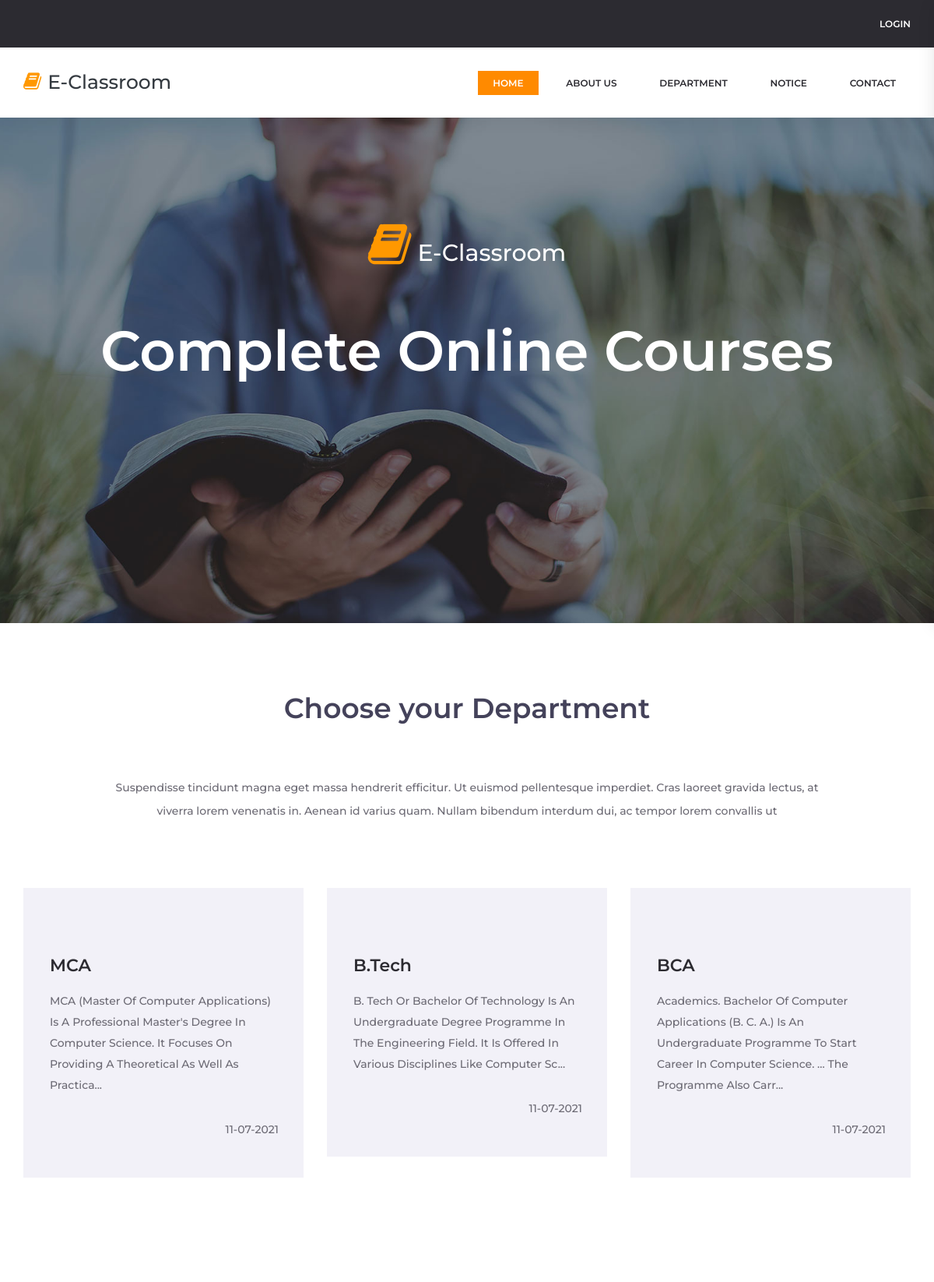
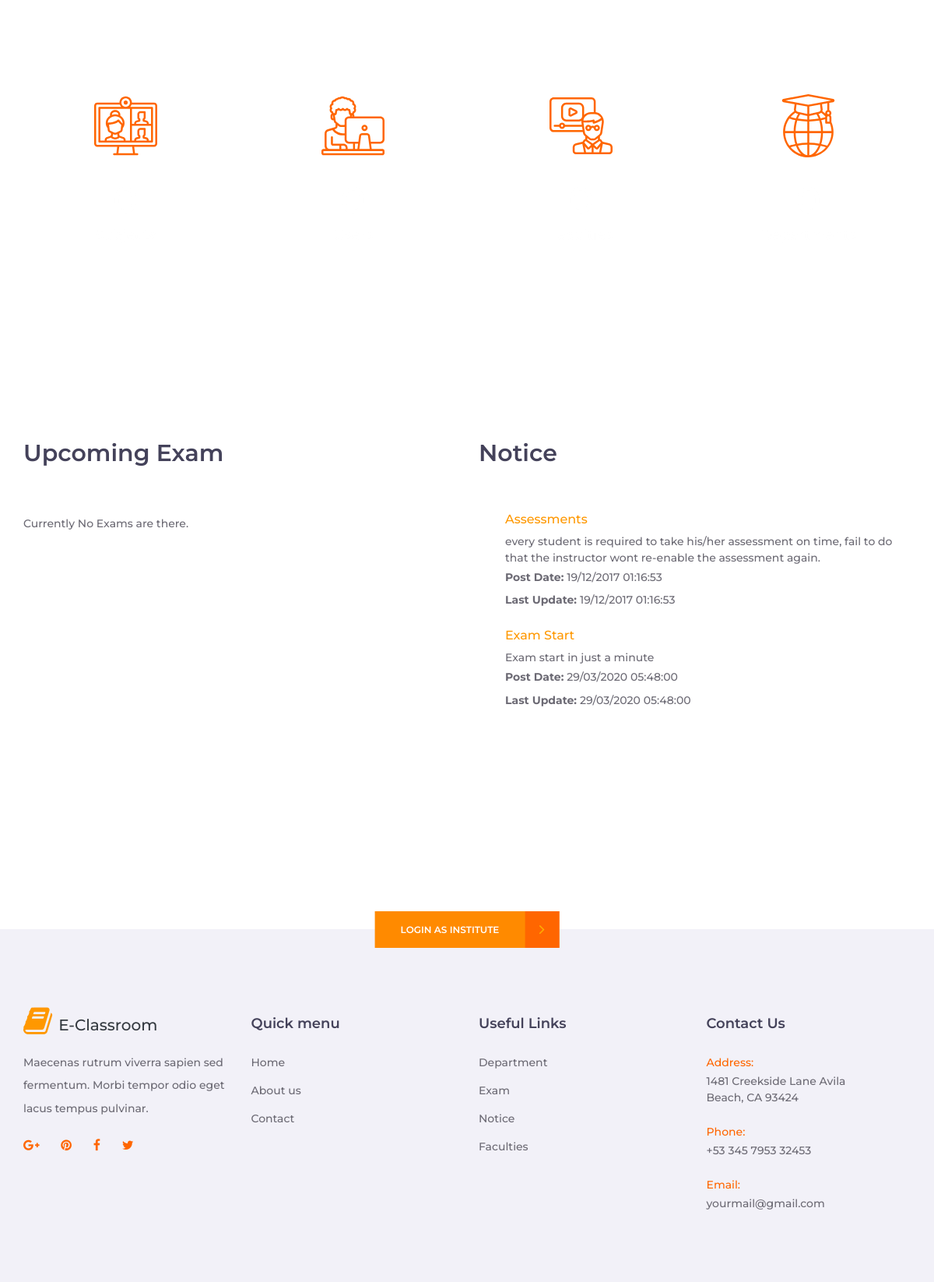
The page / on the database its author committed (2 pictures, top to bottom).
### tables this page shows
CREATE TABLE `tbl_departments` (
  `department_id` varchar(255) NOT NULL,
  `name` varchar(255) NOT NULL,
  `description` text NOT NULL,
  `date_registered` varchar(255) NOT NULL,
  `status` varchar(255) NOT NULL DEFAULT 'Active'
);

CREATE TABLE `tbl_notice` (
  `id` int(255) NOT NULL,
  `notice_id` varchar(255) NOT NULL,
  `post_date` varchar(255) NOT NULL,
  `last_update` varchar(255) NOT NULL,
  `description` longtext NOT NULL,
  `title` varchar(255) NOT NULL
);

### index.php (the view, shortened to what this page needs)
<?php
include('database/config.php');
include('include/head.php');
?>
	<div class="home">
		<div class="home_slider_container">
			<div class="owl-carousel owl-theme home_slider">
				<div class="owl-item">
					<div class="home_slider_background" style="background-image:url(elearnasset/images/index.jpg)"></div>
					<div class="home_container">
						<div class="container">
							<div class="row">
								<div class="col">
									<div class="home_content text-center">
										<div class="home_logo text-white" style="font-size: 30px"><i class="fa fa-book fa-2x mr-2 mb-2" style="color: #ff9800"></i>E-Classroom</div>
										<div class="home_text">
											<div class="home_title">Complete Online Courses</div>
										</div>
									</div>
								</div>
							</div>
						</div>
					</div>
				</div>
			</div>
		</div>
	</div>
	<div class="courses">
		<div class="container">
			<div class="row">
				<div class="col-lg-10 offset-lg-1">
					<div class="section_title text-center"><h2>Choose your Department</h2></div>
					<div class="section_subtitle">Suspendisse tincidunt magna eget massa hendrerit efficitur. Ut euismod pellentesque imperdiet. Cras laoreet gravida lectus, at viverra lorem venenatis in. Aenean id varius quam. Nullam bibendum interdum dui, ac tempor lorem convallis ut</div>
				</div>
			</div>
			<div class="row">
				<div class="col">
					<div class="courses_slider_container">
						<div class="owl-carousel owl-theme courses_slider">
							<?php
							$sql = "SELECT * FROM tbl_departments WHERE status = 'Active' LIMIT 3";
							$res = mysqli_query($conn, $sql);
							if(mysqli_num_rows($res)>0){
								while($row = mysqli_fetch_array($res)){
									$desc = $row['description'];
							?>
							<div class="owl-item">
								<div class="course">
									<div class="course_body">
										<div class="course_title"><h3><a href="branch.php?dept=<?php echo $row['name'] ?>"><?php echo $row['name'] ?></a></h3></div>
										<div class="course_text"><?php echo substr_replace($desc, "...", 150); ?></div>
										<div class="course_footer d-flex align-items-center justify-content-start">
											<div class="course_sales ml-auto"><?php echo $row['date_registered'] ?></div>
										</div>
									</div>
								</div>
							</div>
							<?php
						}
					}
					else{
						echo '<div class="alert alert-danger"><p>No Department Found.</p></div>';
					}
							?>
						</div>
					</div>
				</div>
			</div>
		</div>
	</div>
	<?php
	$i = 0;
	$sql = "SELECT * FROM tbl_departments";
	$res = mysqli_query($conn, $sql);
	while(mysqli_fetch_array($res)){
		$i++;
	}
	?>
	<?php
	$j = 0;
	$sql = "SELECT * FROM tbl_users";
	$res = mysqli_query($conn, $sql);
	while(mysqli_fetch_array($res)){
		$j++;
	}
	?>
	<?php
	$k = 0;
	$sql = "SELECT * FROM tbl_subjects";
	$res = mysqli_query($conn, $sql);
	while(mysqli_fetch_array($res)){
		$k++;
	}
	?>
	<?php
	$l = 0;
	$sql = "SELECT * FROM tbl_users WHERE role = 'faculty'";
	$res = mysqli_query($conn, $sql);
	while(mysqli_fetch_array($res)){
		$l++;
	}
	?>
	<div class="milestones">
		<div class="parallax_background parallax-window" data-parallax="scroll" data-image-src="elearnasset/images/milestones.jpg" data-speed="0.8"></div>
		<div class="container">
			<div class="row milestones_container">
				<div class="col-lg-3 milestone_col">
					<div class="milestone text-center">
						<div class="milestone_icon"><img src="elearnasset/images/milestone_1.svg" alt=""></div>
						<div class="milestone_counter" data-end-value="<?php echo $k ?>">0</div>
						<div class="milestone_text">Subjects</div>
					</div>
				</div>
				<div class="col-lg-3 milestone_col">
					<div class="milestone text-center">
						<div class="milestone_icon"><img src="elearnasset/images/milestone_2.svg" alt=""></div>
						<div class="milestone_counter" data-end-value="<?php echo $j ?>">0</div>
						<div class="milestone_text">Users</div>
					</div>
				</div>
				<div class="col-lg-3 milestone_col">
					<div class="milestone text-center">
						<div class="milestone_icon"><img src="elearnasset/images/milestone_3.svg" alt=""></div>
						<div class="milestone_counter" data-end-value="<?php echo $l ?>">0</div>
						<div class="milestone_text">Faculties</div>
					</div>
				</div>
				<div class="col-lg-3 milestone_col">
					<div class="milestone text-center">
						<div class="milestone_icon"><img src="elearnasset/images/milestone_4.svg" alt=""></div>
						<div class="milestone_counter" data-end-value="<?php echo $i ?>">0</div>
						<div class="milestone_text">Departments</div>
					</div>
				</div>
			</div>
		</div>
	</div>
	<div class="grouped_sections">
		<div class="container">
			<div class="row">
				<div class="col-lg-6 grouped_col" id="exam">
					<div class="grouped_title">Upcoming Exam</div>
					<div class="accordions">
						<?php
						$exam = "SELECT * FROM tbl_examinations WHERE status='Inactive' LIMIT 10";
						$run_exm = mysqli_query($conn, $exam);
						if(mysqli_num_rows($run_exm)>0){
							while($row=mysqli_fetch_array($run_exm)){
						?>
						<div class="accordion_container">
							<div class="accordion d-flex flex-row align-items-center active"><div><?php echo $row['exam_name'] ?></div></div>
							<div class="accordion_panel">
								<div>
									<p><b>Category :</b> <?php echo $row['category'] ?><br><b>Subject :</b> <?php echo $row['subject'] ?><br>
										<b>Date:</b> <?php echo $row['date'] ?><br>
										<b>Passing Marks:</b> <?php echo $row['passmark'] ?></p>
								</div>
							</div>
						</div>
					<?php }}
					else{
						echo '<div>Currently No Exams are there.</div>';
					}
					?>
					</div>
				</div>
				<div class="col-lg-6 grouped_col" id="notice">
					<div class="grouped_title">Notice</div>
					<div class="events">
						<?php
						$notice = "SELECT * FROM tbl_notice LIMIT 10";
						$run_notice = mysqli_query($conn, $notice);
						if(mysqli_num_rows($run_notice)>0){
							while($row=mysqli_fetch_array($run_notice)){
						?>
						<div class="event d-flex flex-row align-items-start justify-content-start">
							<div class="event_body">
								<div class="event_title"><h6 style="color: #ff9800"><?php echo $row['title'] ?></h6></div>
								<div class="event_subtitle"><?php echo $row['description'] ?>
									<p><b>Post Date: </b><?php echo $row['post_date'] ?><br>
										<b>Last Update: </b><?php echo $row['last_update'] ?></p>
								</div>
							</div>
						</div>
						<?php
						}
						}
						else{
							echo '<div>No Notice Found</div>';
						}
						?>
					</div>
				</div>
					</div>
				</div>
			</div>
		</div>
	<div class="join">
		<div class="button join_button"><a href="institute/index.php">Login as Institute<div class="button_arrow"><i class="fa fa-angle-right" aria-hidden="true"></i></div></a></div>
	</div>
	<?php
	include('include/footer.php');
	?>

### include/head.php (shortened to what this page needs)
<!DOCTYPE html>
<html lang="en">
<head>
<link rel="stylesheet" type="text/css" href="elearnasset/styles/bootstrap4/bootstrap.min.css">
<link href="elearnasset/plugins/font-awesome-4.7.0/css/font-awesome.min.css" rel="stylesheet" type="text/css">
<link rel="stylesheet" type="text/css" href="https://stackpath.bootstrapcdn.com/font-awesome/4.7.0/css/font-awesome.min.css">
<link rel="stylesheet" type="text/css" href="elearnasset/plugins/OwlCarousel2-2.2.1/owl.carousel.css">
<link rel="stylesheet" type="text/css" href="elearnasset/plugins/OwlCarousel2-2.2.1/owl.theme.default.css">
<link rel="stylesheet" type="text/css" href="elearnasset/plugins/OwlCarousel2-2.2.1/animate.css">
<link href="elearnasset/plugins/video-js/video-js.css" rel="stylesheet" type="text/css">
<link rel="stylesheet" type="text/css" href="elearnasset/styles/main_styles.css">
<link rel="stylesheet" type="text/css" href="elearnasset/styles/responsive.css">
</head>
<body>
<div class="super_container">
	<header class="header">
		<div class="top_bar">
			<div class="top_bar_container">
				<div class="container">
					<div class="row">
						<div class="col">
							<div class="top_bar_content d-flex flex-row align-items-center justify-content-start">
								<div class="top_bar_login ml-auto">
									<ul>
										<li><a href="stu/index.php">Login</a></li>
									</ul>
								</div>
							</div>
						</div>
					</div>
				</div>
			</div>
		</div>
		<div class="header_container">
			<div class="container">
				<div class="row">
					<div class="col">
						<div class="header_content d-flex flex-row align-items-center justify-content-start">
							<div class="logo_container">
								<a href="index.php" class="text-dark" style="font-size: 25px">
									<div class="logo_content d-flex flex-row align-items-end justify-content-start">
										<i class="fa fa-book mr-2 mb-2" style="color: #ff9800"></i>E-Classroom
									</div>
								</a>
							</div>
							<nav class="main_nav_contaner ml-auto">
								<ul class="main_nav">
									<li class="active"><a href="index.php">home</a></li>
									<li><a href="aboutus.php">about us</a></li>
									<li><a href="department.php">department</a></li>
									<li><a href="#notice">notice</a></li>
									<li><a href="contactus.php">contact</a></li>
								</ul>
							</nav>
						</div>
					</div>
				</div>
			</div>
		</div>
	</header>

### include/footer.php (shortened to what this page needs)
	<footer class="footer">
		<div class="container">
			<div class="row">
				<div class="col-lg-3 footer_col">
					<div class="footer_about">
						<div class="logo_container">
							<a href="#" style="text-decoration: none; font-size: 20px;" class="text-dark">
								<div class="logo_content d-flex flex-row align-items-end justify-content-start">
									<i class="fa fa-book fa-2x mr-2" style="color: #ff9800"></i>E-Classroom
								</div>
							</a>
						</div>
						<div class="footer_about_text">
							<p>Maecenas rutrum viverra sapien sed fermentum. Morbi tempor odio eget lacus tempus pulvinar.</p>
						</div>
						<div class="footer_social">
							<ul>
								<li><a href="#"><i class="fa fa-google-plus" aria-hidden="true"></i></a></li>
								<li><a href="#"><i class="fa fa-pinterest" aria-hidden="true"></i></a></li>
								<li><a href="#"><i class="fa fa-facebook" aria-hidden="true"></i></a></li>
								<li><a href="#"><i class="fa fa-twitter" aria-hidden="true"></i></a></li>
							</ul>
						</div>
					</div>
				</div>
				<div class="col-lg-3 footer_col">
					<div class="footer_links">
						<div class="footer_title">Quick menu</div>
						<ul class="footer_list">
							<li><a href="index.php">Home</a></li>
							<li><a href="aboutus.php">About us</a></li>
							<li><a href="contactus.php">Contact</a></li>
						</ul>
					</div>
				</div>
				<div class="col-lg-3 footer_col">
					<div class="footer_links">
						<div class="footer_title">Useful Links</div>
						<ul class="footer_list">
							<li><a href="department.php">Department</a></li>
							<li><a href="#exam">Exam</a></li>
							<li><a href="#notice">Notice</a></li>
							<li><a href="faculties.php">Faculties</a></li>
						</ul>
					</div>
				</div>
				<div class="col-lg-3 footer_col">
					<div class="footer_contact">
						<div class="footer_title">Contact Us</div>
						<div class="footer_contact_info">
							<div class="footer_contact_item">
								<div class="footer_contact_title">Address:</div>
								<div class="footer_contact_line">1481 Creekside Lane Avila Beach, CA 93424</div>
							</div>
							<div class="footer_contact_item">
								<div class="footer_contact_title">Phone:</div>
								<div class="footer_contact_line">+53 345 7953 32453</div>
							</div>
							<div class="footer_contact_item">
								<div class="footer_contact_title">Email:</div>
								<div class="footer_contact_line">yourmail@gmail.com</div>
							</div>
						</div>
					</div>
				</div>
			</div>
		</div>
	</footer>
</body>
</html>

### rows shown on the page
tbl_departments: name "MCA", description "MCA (Master Of Computer Applications) Is A Professional Master's Degree In Computer Science. It Focuses On Providing A Theoretical As Well As Practica...", date_registered "11-07-2021"
tbl_departments: name "B.Tech", description "B. Tech Or Bachelor Of Technology Is An Undergraduate Degree Programme In The Engineering Field. It Is Offered In Various Disciplines Like Computer Sc...", date_registered "11-07-2021"
tbl_departments: name "BCA", description "Academics. Bachelor Of Computer Applications (B. C. A.) Is An Undergraduate Programme To Start Career In Computer Science. ... The Programme Also Carr...", date_registered "11-07-2021"
tbl_notice: title "Assessments", description "every student is required to take his/her assessment on time, fail to do that the instructor wont re-enable the assessment again.", post_date "19/12/2017 01:16:53", last_update "19/12/2017 01:16:53"
tbl_notice: title "Exam Start", description "Exam start in just a minute", post_date "29/03/2020 05:48:00", last_update "29/03/2020 05:48:00"
